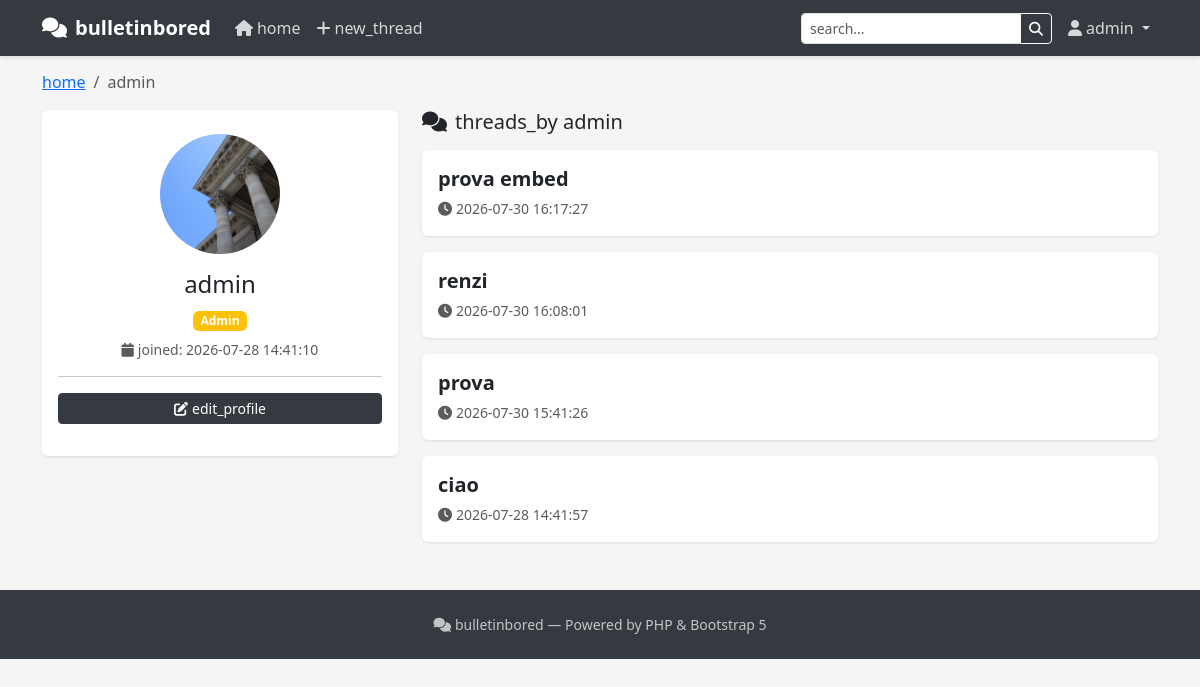
The page /u/admin (signed in) on the database as committed earlier.
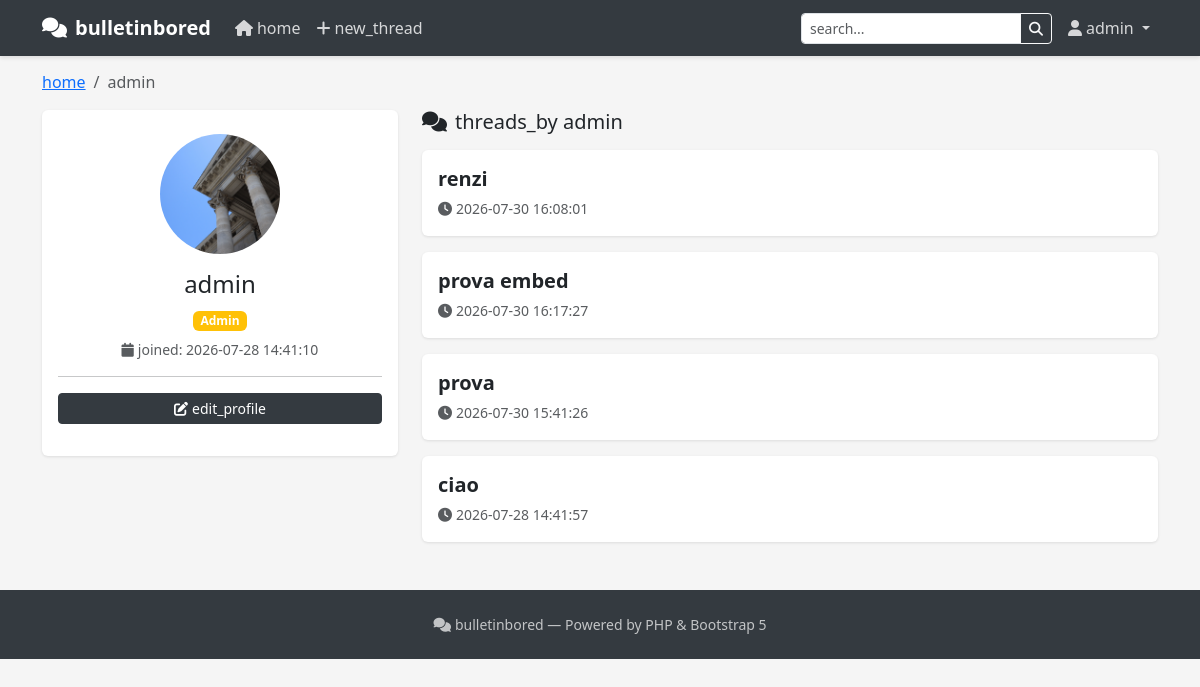
The same page on the database as committed later.
### tables this page shows
CREATE TABLE threads (
                id INTEGER PRIMARY KEY AUTOINCREMENT,
                category_id INTEGER,
                user_id INTEGER,
                title TEXT NOT NULL,
                content TEXT,
                status TEXT DEFAULT 'visible',
                created_at DATETIME DEFAULT CURRENT_TIMESTAMP,
                updated_at DATETIME DEFAULT CURRENT_TIMESTAMP
            );

### config.php (called while the page is built)
<?php
$config['db_driver'] = 'sqlite';
$config['db_path'] = __DIR__ . '/data/database.sqlite';
$config['db_host'] = 'localhost';
$config['db_name'] = 'forum';
$config['db_user'] = 'root';
$config['db_pass'] = '';
$config['site_name'] = 'bulletinbored';
$config['admin_user'] = 'admin';
$config['admin_pass'] = 'changeme123';
$config['mail_from'] = 'noreply@bulletinbored.local';
$config['mail_from_name'] = 'bulletinbored';
$config['mail_method'] = 'mail';
$config['theme'] = 'freshbored';
$config['default_lang'] = 'en';
$config['available_langs'] = array (
  0 => 'en',
);
$config['avatar_max_size'] = 2097152;
$config['avatar_allowed_types'] = array (
  0 => 'image/jpeg',
  1 => 'image/png',
  2 => 'image/gif',
  3 => 'image/webp',
);
$config['base_url'] = '';
$config['allow_registration'] = 0;
$config['maintenance_mode'] = 0;
$config['version'] = trim(file_get_contents(__DIR__.'/VERSION'));
$config['plugin_manifest'] = __DIR__.'/data/plugins.json';
$config['theme_manifest'] = __DIR__.'/data/themes.json';
$config['update_manifest'] = __DIR__.'/data/updates.json';
$config['update_server'] = '';

### views/profile.php (the view, shortened to what this page needs)
<?php include __DIR__.'/header.php'; render_header(escape($profileUser['username'] ?? 'Profile')); ?>
    <nav aria-label="breadcrumb">
        <ol class="breadcrumb">
            <li class="breadcrumb-item"><a href="<?= url('home') ?>"><?= t('home') ?></a></li>
            <li class="breadcrumb-item active"><?= escape($profileUser['username'] ?? '') ?></li>
        </ol>
    </nav>
    <div class="row">
        <div class="col-md-4 mb-4">
            <div class="card text-center">
                <div class="card-body py-4">
                    <?php if (!empty($profileUser['avatar'] ?? '')): ?>
                        <img src="<?= base_url() ?>/uploads/avatars/<?= escape($profileUser['avatar']) ?>" alt="Avatar" style="width:120px;height:120px;object-fit:cover;border-radius:50%;" class="mb-3">
                    <?php else: ?>
                        <i class="fas fa-user-circle fa-5x text-muted mb-3"></i>
                    <?php endif; ?>
                    <h4><?= escape($profileUser['username'] ?? '') ?></h4>
                    <span class="badge <?= ($profileUser['role'] ?? 'user') === 'admin' ? 'bg-warning' : 'bg-secondary' ?> mb-2">
                        <?= escape(ucfirst($profileUser['role'] ?? 'user')) ?>
                    </span>
                    <p class="text-muted small mb-0"><i class="fas fa-calendar me-1"></i><?= t('joined') ?>: <?= escape($profileUser['created_at'] ?? 'N/A') ?></p>
                    <?php if (function_exists('is_logged_in') && is_logged_in() && $_SESSION['user_id'] == $profileUser['id']): ?>
                        <hr><a href="<?= url('edit_profile') ?>" class="btn btn-forum btn-sm w-100 mb-2"><i class="fas fa-edit me-1"></i><?= t('edit_profile') ?></a>
                    <?php endif; ?>
                </div>
            </div>
        </div>
        <div class="col-md-8">
            <h5 class="mb-3"><i class="fas fa-comments me-2"></i><?= t('threads_by') ?> <?= escape($profileUser['username']) ?></h5>
            <?php if (empty($userThreads ?? [])): ?>
                <div class="card"><div class="card-body text-center py-4 text-muted"><?= t('no_threads') ?></div></div>
            <?php else: ?>
                <?php foreach ($userThreads as $thread): ?>
                    <div class="card">
                        <div class="card-body">
                            <h5 class="card-title mb-1">
                                <a href="<?= url('thread', ['id' => $thread['id'], 'slug' => slugify($thread['title'] ?? '')]) ?>" class="thread-title"><?= escape($thread['title']) ?></a>
                            </h5>
                            <small class="text-muted"><i class="fas fa-clock me-1"></i><?= escape($thread['created_at'] ?? '') ?></small>
                        </div>
                    </div>
                <?php endforeach; ?>
            <?php endif; ?>
        </div>
    </div>

Rows that differ between the two databases and show on the page:
changed threads "renzi": moves up the list
